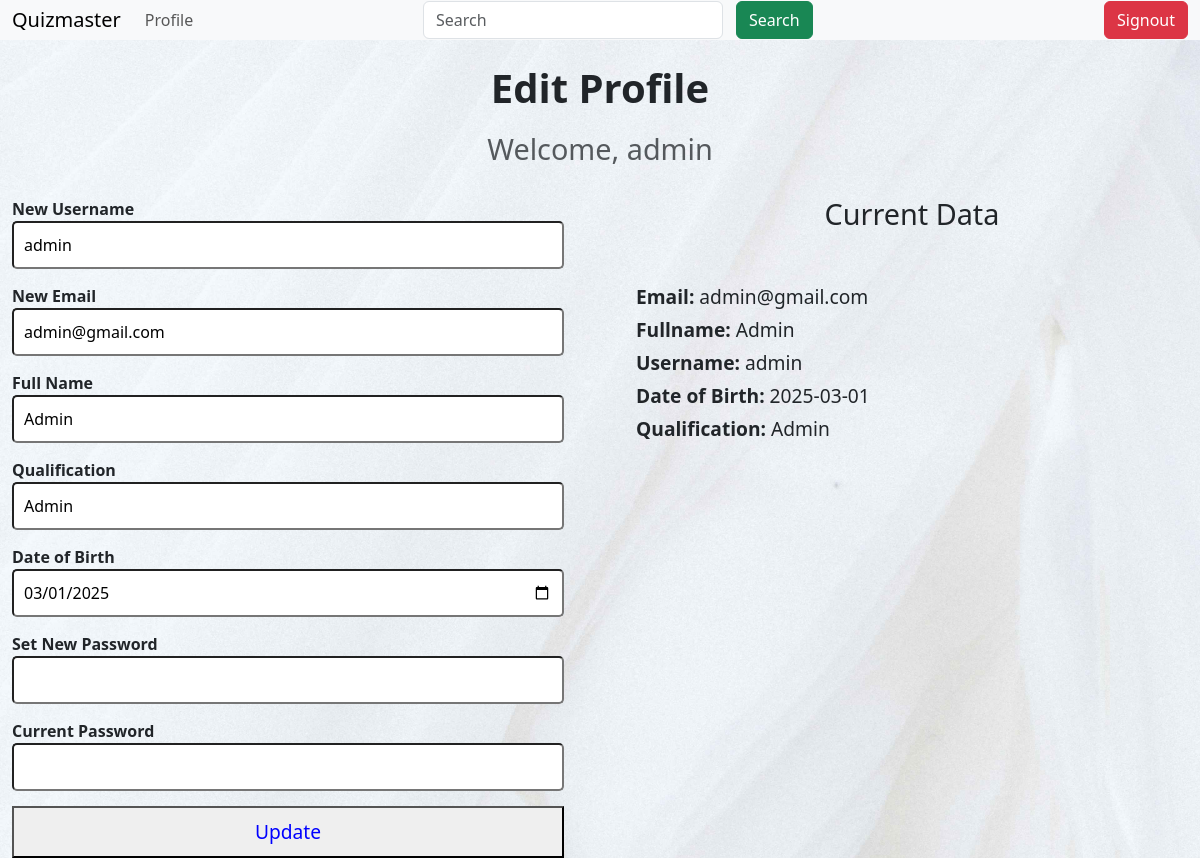
The page /profile (signed in) on the database as committed earlier.
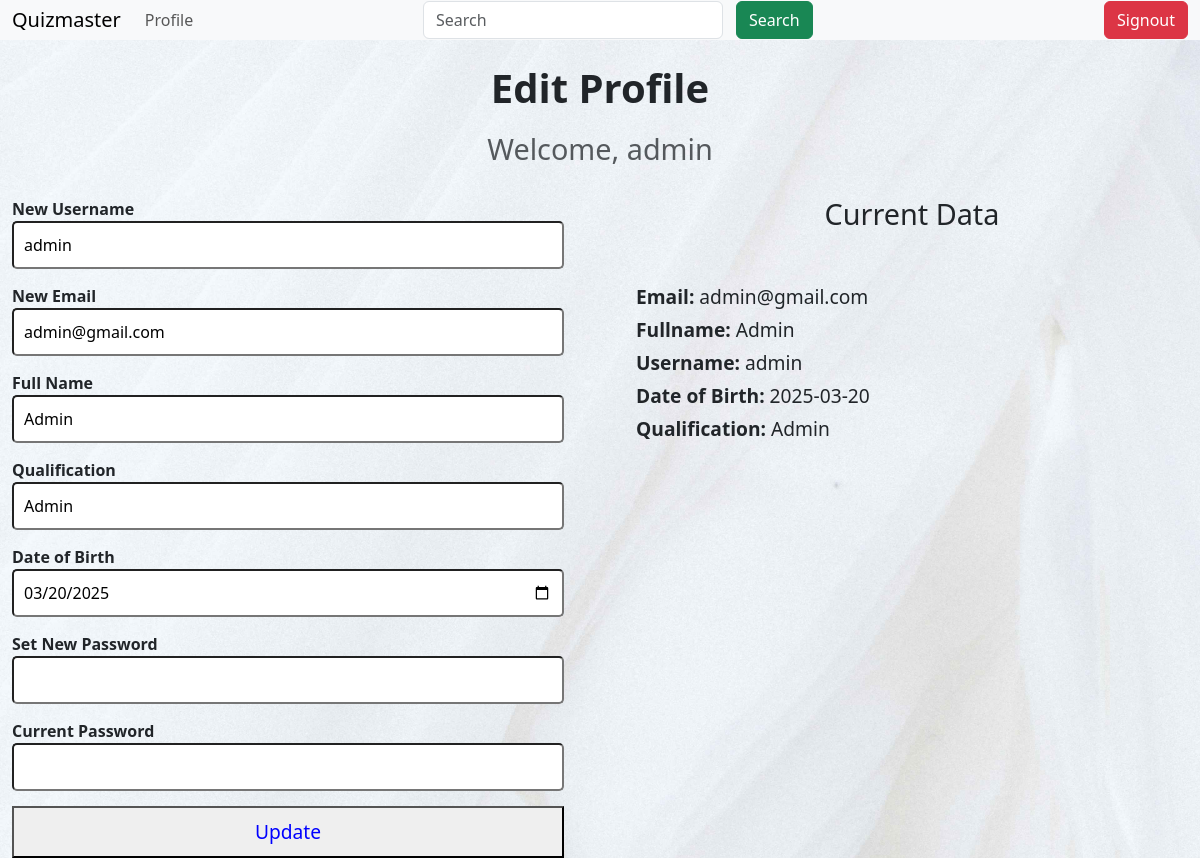
The same page on the database as committed later.
### models/models.py (models this page shows, shortened)
class User(db.Model):
    __tablename__ = "users"
    id = db.Column(db.Integer, primary_key=True)
    user_name=db.Column(db.String(30),unique=True,nullable=False)
    email = db.Column(db.String(50), nullable=False, unique=True)
    _password = db.Column("password", db.String(255), nullable=False)  # Store the hashed password here
    fullname = db.Column(db.String(80))
    qualification = db.Column(db.String(100))
    dob = db.Column(db.Date)
    isadmin = db.Column(db.Boolean, nullable=False, default=False)
    scores = db.relationship('Scores', back_populates='user', cascade="all, delete-orphan")
    @property
    def password(self):
        raise AttributeError('Password is not a readable attribute')
    @password.setter
    def password(self, password):
        self._password = generate_password_hash(password)  # Hash the password and store it in _password

### controllers/routes.py (the view)
@app.route('/profile')
@authcheck
def profile():
    user = User.query.get(session['user_id'])
    return render_template("profile.html", user=user)

### controllers/routes.py (called while the page is built)
def authcheck(func):
    @wraps(func)
    def wrapper(*args, **kwargs):
        if 'user_id' not in session:
            flash('Please login to access this page')
            return redirect(url_for('login'))
        return func(*args, **kwargs)
    return wrapper

### templates/profile.html (shortened to what this page needs)
{% extends 'layout.html' %}
{% block content %}
    {% include 'navbar.html' %}
    <br>
    <h1 class="text-center">Edit Profile</h1>
    <h2 class="text-center text-muted">Welcome, {{ user.user_name }}</h2>
    <div id="profile-panel" class="container">
        <div class="row">
            <div class="col-md-6">
                <form id="edit-profile-form" method="post">
                    <div class="form-group-custom">
                        <label for="user_name">New Username</label>
                        <input type="text" name="user_name" id="user_name" class="form-control-custom" value="{{ user.user_name }}" required>
                    </div>
                    <div class="form-group-custom">
                        <label for="email">New Email</label>
                        <input type="email" name="email" id="email" class="form-control-custom" required value="{{ user.email }}">
                    </div>
                    <div class="form-group-custom">
                        <label for="fullname">Full Name</label>
                        <input type="text" name="fullname" id="fullname" class="form-control-custom" value="{{ user.fullname }}">
                    </div>
                    <div class="form-group-custom">
                        <label for="qualification">Qualification</label>
                        <input type="text" name="qualification" id="qualification" class="form-control-custom" value="{{ user.qualification }}">
                    </div>
                    <div class="form-group-custom">
                        <label for="dob_str">Date of Birth</label>
                        <input type="date" name="dob" id="dob" class="form-control-custom" value="{{ user.dob }}" required>
                    </div>
                    <div class="form-group-custom">
                        <label for="password">Set New Password</label>
                        <input type="password" name="password" id="password" class="form-control-custom">
                    </div>
                    <div class="form-group-custom">
                        <label for="currentpassword">Current Password</label>
                        <input type="password" name="currentpassword" id="currentpassword" class="form-control-custom" required>
                    </div>
                    <button type="submit" class="btn-custom btn-primary btn-block-custom">Update</button>
                </form>
            </div>
            <div id="current-data-panel" class="col-md-6">
                <h2 class="text-center">Current Data</h2>
                <br>
                <h4><strong>Email:</strong>  {{ user.email }}</h4>
                <h4><strong>Fullname:</strong>  {{ user.fullname }}</h4>
                <h4><strong>Username:</strong>  {{ user.user_name }}</h4>
                <h4><strong>Date of Birth:</strong>  {{ user.dob }}</h4>
                <h4><strong>Qualification:</strong>  {{ user.qualification }}</h4>
            </div>
        </div>
    </div>
{% endblock %}

Rows that differ between the two databases and show on the page:
changed User "admin": dob "03/01/2025" → "03/20/2025"; dob "2025-03-01" → "2025-03-20"
